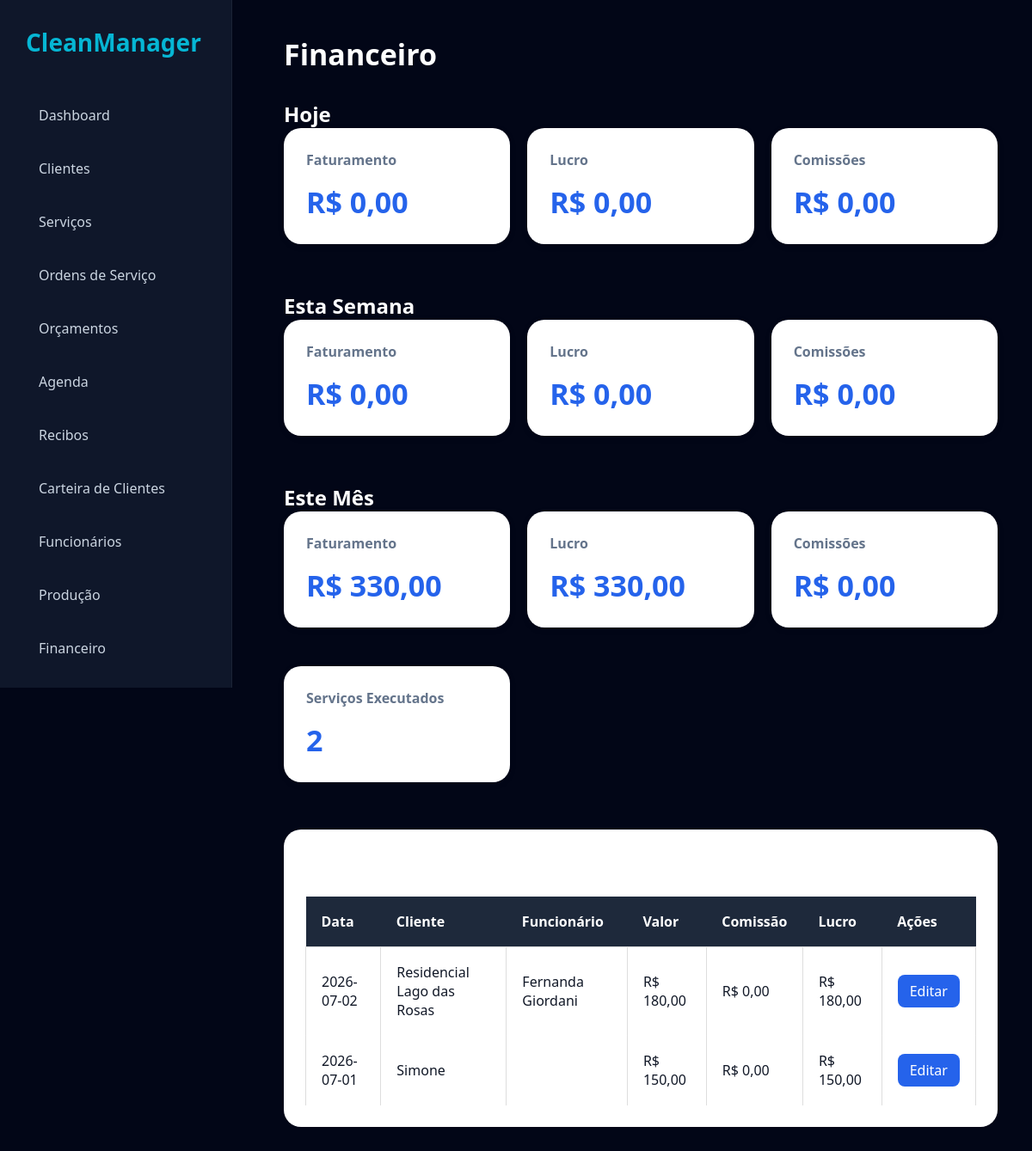
The app's page /admin/financeiro.php with its own data.
### tables this page shows
CREATE TABLE historico_servicos (

id INTEGER PRIMARY KEY AUTOINCREMENT,

orcamento_id INTEGER,

cliente TEXT,

telefone TEXT,

endereco TEXT,

servico TEXT,

descricao TEXT,

valor REAL,

data_execucao TEXT,

status_pagamento TEXT

, recibo_gerado TEXT, funcionario_id INTEGER, funcionario_nome TEXT, comissao REAL DEFAULT 0, observacoes TEXT, foto_antes TEXT, foto_depois TEXT, assinatura_cliente TEXT, checklist TEXT, data_finalizacao TEXT, lucro REAL DEFAULT 0);

### admin/financeiro.php (the view, shortened to what this page needs)
<?php
include '../config/conexao.php';
$hoje = date('Y-m-d');
$inicioSemana = date('Y-m-d', strtotime('monday this week'));
$fimSemana = date('Y-m-d', strtotime('sunday this week'));
$inicioMes = date('Y-m-01');
$fimMes = date('Y-m-t');
function totalCampo($db,$campo,$inicio,$fim){
    $sql = "
    SELECT SUM($campo) as total
    FROM historico_servicos
    WHERE date(data_execucao)
    BETWEEN '$inicio'
    AND '$fim'
    ";
    $r = $db->querySingle($sql,true);
    return $r['total'] ?? 0;
}
function quantidade($db,$inicio,$fim){
    $sql="
    SELECT COUNT(*) as total
    FROM historico_servicos
    WHERE date(data_execucao)
    BETWEEN '$inicio'
    AND '$fim'
    ";
    $r=$db->querySingle($sql,true);
    return $r['total'];
}
$fatHoje=totalCampo($db,'valor',$hoje,$hoje);
$lucroHoje=totalCampo($db,'lucro',$hoje,$hoje);
$comHoje=totalCampo($db,'comissao',$hoje,$hoje);
$fatSemana=totalCampo($db,'valor',$inicioSemana,$fimSemana);
$lucroSemana=totalCampo($db,'lucro',$inicioSemana,$fimSemana);
$comSemana=totalCampo($db,'comissao',$inicioSemana,$fimSemana);
$fatMes=totalCampo($db,'valor',$inicioMes,$fimMes);
$lucroMes=totalCampo($db,'lucro',$inicioMes,$fimMes);
$comMes=totalCampo($db,'comissao',$inicioMes,$fimMes);
$servicosMes=quantidade($db,$inicioMes,$fimMes);
?>
<!DOCTYPE html>
<html lang="pt-br">
<head>
<link rel="stylesheet" href="../assets/css/dashboard.css">
</head>
<body>
<?php include '../includes/sidebar.php'; ?>
<div class="content">
<div class="topbar">
<h1>Financeiro</h1>
</div>
<h2>Hoje</h2>
<div class="cards">
<div class="card">
<h3>Faturamento</h3>
<div class="valor">
R$ <?= number_format($fatHoje,2,',','.'); ?>
</div>
</div>
<div class="card">
<h3>Lucro</h3>
<div class="valor">
R$ <?= number_format($lucroHoje,2,',','.'); ?>
</div>
</div>
<div class="card">
<h3>Comissões</h3>
<div class="valor">
R$ <?= number_format($comHoje,2,',','.'); ?>
</div>
</div>
</div>
<h2>Esta Semana</h2>
<div class="cards">
<div class="card">
<h3>Faturamento</h3>
<div class="valor">
R$ <?= number_format($fatSemana,2,',','.'); ?>
</div>
</div>
<div class="card">
<h3>Lucro</h3>
<div class="valor">
R$ <?= number_format($lucroSemana,2,',','.'); ?>
</div>
</div>
<div class="card">
<h3>Comissões</h3>
<div class="valor">
R$ <?= number_format($comSemana,2,',','.'); ?>
</div>
</div>
</div>
<h2>Este Mês</h2>
<div class="cards">
<div class="card">
<h3>Faturamento</h3>
<div class="valor">
R$ <?= number_format($fatMes,2,',','.'); ?>
</div>
</div>
<div class="card">
<h3>Lucro</h3>
<div class="valor">
R$ <?= number_format($lucroMes,2,',','.'); ?>
</div>
</div>
<div class="card">
<h3>Comissões</h3>
<div class="valor">
R$ <?= number_format($comMes,2,',','.'); ?>
</div>
</div>
<div class="card">
<h3>Serviços Executados</h3>
<div class="valor">
<?= $servicosMes; ?>
</div>
</div>
</div>
<div class="bloco">
<h2>Últimos Serviços</h2>
<table>
<tr>
<th>Data</th>
<th>Cliente</th>
<th>Funcionário</th>
<th>Valor</th>
<th>Comissão</th>
<th>Lucro</th>
<th>Ações</th>
</tr>
<?php
$lista=$db->query("
SELECT *
FROM historico_servicos
ORDER BY id DESC
LIMIT 20
");
while($item=$lista->fetchArray()){
?>
<tr>
<td><?= $item['data_execucao']; ?></td>
<td><?= $item['cliente']; ?></td>
<td><?= $item['funcionario_nome']; ?></td>
<td>R$ <?= number_format($item['valor'],2,',','.'); ?></td>
<td>R$ <?= number_format($item['comissao'],2,',','.'); ?></td>
<td>R$ <?= number_format($item['lucro'],2,',','.'); ?></td>
<td>
<a
href="editar-comissao.php?id=<?= $item['id']; ?>"
style="
background:#2563eb;
padding:8px 14px;
color:white;
text-decoration:none;
border-radius:8px;
">
Editar
</a>
</td>
</tr>
<?php } ?>
</table>
</div>
</div>
</body>
</html>

### assets/css/dashboard.css (style rules this page uses)
* { margin: 0; padding: 0; box-sizing: border-box; font-family: "Segoe UI", sans-serif; }
body { background: #020617; color: white; }
.content { margin-left: 290px; padding: 40px; }
.topbar { display: flex; justify-content: space-between; align-items: center; margin-bottom: 30px; }
.topbar h1 { font-size: 34px; }
.card { background: #111827; padding: 30px; border-radius: 24px; margin-bottom: 25px; border: 1px solid rgba(255, 255, 255, 0.05); }
table { width: 100%; border-collapse: collapse; min-width: 700px; }
table th { text-align: left; padding: 18px; background: #1e293b; }
table td { padding: 18px; border-bottom: 1px solid rgba(255, 255, 255, 0.05); }

### admin/financeiro.php (style rules this page uses)
.cards { display:grid; grid-template-columns:repeat(auto-fit,minmax(250px,1fr)); gap:20px; margin-bottom:30px; }
.card { background:white; padding:25px; border-radius:20px; box-shadow:0 2px 8px rgba(0,0,0,.08); }
.card h3 { margin:0; color:#64748b; font-size:16px; }
.valor { margin-top:15px; font-size:34px; font-weight:bold; color:#2563eb; }
.bloco { background:white; padding:25px; border-radius:20px; margin-top:30px; }
table { width:100%; border-collapse:collapse; margin-top:20px; }
th { background:#2563eb; color:white; padding:12px; }
td { padding:12px; border:1px solid #ddd; color:#111827; }

### records on screen
historico_servicos: data_execucao "2026-07-02", cliente "Residencial Lago das Rosas", funcionario_nome "Fernanda Giordani", valor "180,00", comissao "0,00", lucro "180,00"
historico_servicos: data_execucao "2026-07-01", cliente "Simone", valor "150,00", comissao "0,00", lucro "150,00"

### other values on screen
$fatHoje "0,00"
$lucroHoje "0,00"
$comHoje "0,00"
$fatSemana "0,00"
$lucroSemana "0,00"
$comSemana "0,00"
$fatMes "330,00"
$lucroMes "330,00"
$comMes "0,00"
$servicosMes "2"
